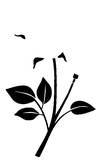
#> input picture roguh_pics/black.png, 104 x 167 px
$ python to3color.py roguh_pics/black.png
#> lines starting #> are read from the running program, lines starting #| are printed output that depends on the picture; after the words box and inside, x2 and y2 are one past the last pixel; in counts of white or black regions, pixels touching at a corner belong together
#!/usr/bin/env python3
import os
import sys
from typing import Optional

from PIL import Image, ImageEnhance, ImageFilter,ImageChops

GENERATED_DIRECTORY = "./roguh_pics/generated/"

# 104px is the width of my 2.13 inch e-paper
DEFAULT_NEW_WIDTH = 104

BLACK = 25
WHITE = 255 - BLACK


def enhance(input_img: Image.Image) -> Image.Image:
    preprocessed_img = ImageEnhance.Color(
        ImageEnhance.Sharpness(input_img).enhance(100.0)
    ).enhance(10)
    preprocessed_img = preprocessed_img.filter(ImageFilter.MinFilter(3))
    return preprocessed_img


def save_to_2color(
    input_img: Image.Image,
    out_fname: str,
    white_threshold: int = 128,
    black_threshold: Optional[int] = None,
) -> None:
    def pixel_filter(pixel256: int) -> bool:
        if pixel256 > white_threshold:
            return False
        if black_threshold is not None:
            if pixel256 < black_threshold:
                return False
        return True

    out_img = input_img.convert("L").point(pixel_filter, mode="1")
    out_img.save(out_fname)

    with open(out_fname.replace(".png", ".raw"), "wb") as rawout:
        rawout.write(out_img.tobytes())


def convert_to_3color(in_fname: str, new_width: int = DEFAULT_NEW_WIDTH) -> None:
#> called with in_fname = 'roguh_pics/black.png', new_width = 104
    os.makedirs(GENERATED_DIRECTORY, exist_ok=True)
    base_fname = os.path.basename(in_fname)
    black_fname = os.path.join(GENERATED_DIRECTORY, base_fname.replace(".png", ".black.png"))
    red_fname = os.path.join(GENERATED_DIRECTORY, base_fname.replace(".png", ".red.png"))
    resized_fname = os.path.join(GENERATED_DIRECTORY, base_fname.replace(".png", f".resized{new_width}.png"))

    img = Image.open(in_fname)
#> img is the input picture: PIL image 104x167 RGB; min 0, max 255, mean 230.1

    shrunken_img = img.resize(
        (new_width, int(img.size[1] * new_width / img.size[0])),
        Image.Resampling.NEAREST,
    )
    shrunken_img.save(resized_fname)

    save_to_2color(shrunken_img, black_fname, WHITE)
#> in save_to_2color, `out_img = input_img.convert("L").point(pixel_filter, mode="1")`:
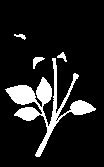
#> out_img: PIL image 104x167 1; 12% white; 4 white regions, box (x1, y1, x2, y2) and area: (5, 58, 96, 157) 1935, (33, 57, 45, 69) 67, (57, 52, 67, 62) 45, (14, 34, 26, 40) 36
    save_to_2color(shrunken_img, red_fname, WHITE, black_threshold=BLACK)
#> call 2 of save_to_2color, with out_fname = './roguh_pics/generated/black.red.png', white_threshold = 230, black_threshold = 25
#> in save_to_2color (call 2), `out_img = input_img.convert("L").point(pixel_filter, mode="1")`:
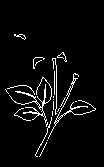
#> out_img: PIL image 104x167 1; 4.6% white in thin lines or dots, all inside (x1, y1, x2, y2) = (5, 34, 96, 157)


if __name__ == "__main__":
    convert_to_3color(sys.argv[1])

$ run again, on roguh_pics/test.png
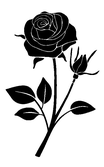
#> input picture roguh_pics/test.png, 104 x 167 px
#> in convert_to_3color, img is the input picture: PIL image 104x167 RGB; min 0, max 255, mean 200.5
#> in save_to_2color, `out_img = input_img.convert("L").point(pixel_filter, mode="1")`:
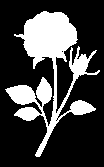
#> out_img: PIL image 104x167 1; 25.6% white; 1 white region, box (x1, y1, x2, y2) and area: (5, 11, 100, 157) 4448
#> in save_to_2color (call 2), `out_img = input_img.convert("L").point(pixel_filter, mode="1")`:
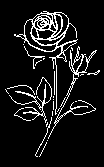
#> out_img: PIL image 104x167 1; 9.8% white in thin lines or dots, all inside (x1, y1, x2, y2) = (5, 11, 100, 157)
